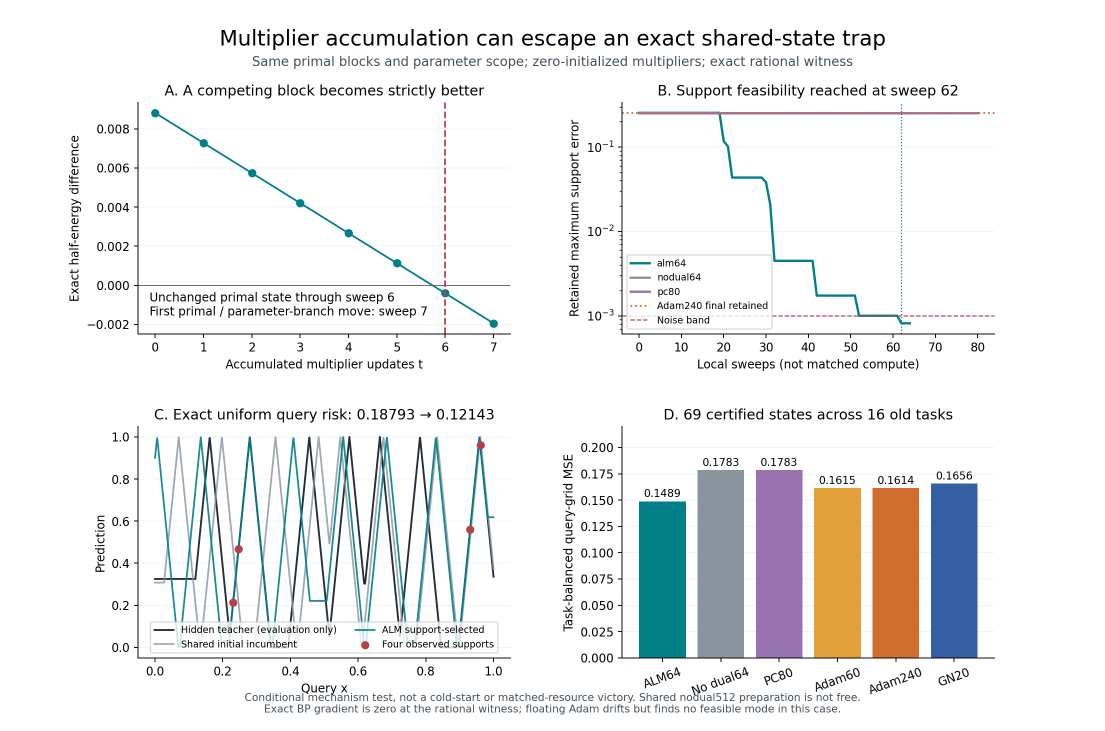
#> input picture paper_claude/figures/mechanism-witness.png, 2210 x 1462 px (shown at 1/2 size)
$ python build_paper_figures.py
#> lines starting #> are read from the running program, lines starting #| are printed output that depends on the picture
from pathlib import Path

import matplotlib.pyplot as plt
import numpy as np
from PIL import Image


ROOT = Path(__file__).resolve().parents[1]
OUT = ROOT / "figures" / "confirmation-key-contrasts.png"
MECHANISM_FULL = ROOT / "figures" / "mechanism-witness.png"
MECHANISM_ESCAPE = ROOT / "figures" / "mechanism-escape.png"

# Values are copied from the frozen 8,192-task confirmation report.
# Difference is primary minus control; negative favors the primary method.
rows = [
    ("Archive only", -0.002188720661, -0.002518017629, -0.001865434101, -0.001718500368),
    ("Ordinary PC", -0.001484161731, -0.001794663813, -0.001179734456, -0.001042235502),
    ("No dual", -0.001575840633, -0.001858519237, -0.001300355152, -0.001179066439),
    ("Adam 60", -0.000055564991, -0.000350296342, 0.000237477836, 0.000376452193),
    ("Adam 120", -0.000034726878, -0.000326595714, 0.000255885251, 0.000395675547),
    ("Adam 240", -0.000029947868, -0.000322913518, 0.000261232133, 0.000400454486),
    ("Adam 480", -0.000025610286, -0.000318054241, 0.000264401156, 0.000404153882),
    ("Plain ALM 64", -0.002940045732, -0.003357439482, -0.002527844555, -0.002342447370),
    ("Plain ALM 128", -0.001900211106, -0.002294668223, -0.001511927676, -0.001327432189),
]

labels = [row[0] for row in rows][::-1]
mean = np.array([row[1] for row in rows][::-1]) * 1e3
lo = np.array([row[2] for row in rows][::-1]) * 1e3
hi = np.array([row[3] for row in rows][::-1]) * 1e3
upper = np.array([row[4] for row in rows][::-1]) * 1e3
passed = upper < 0
y = np.arange(len(labels))

fig, ax = plt.subplots(figsize=(8.0, 4.8), constrained_layout=True)
ax.axvline(0, color="#b94a48", linestyle="--", linewidth=1.2)
for i in range(len(labels)):
    color = "#1b877c" if passed[i] else "#7e848b"
    ax.plot([lo[i], hi[i]], [y[i], y[i]], color=color, linewidth=2.2)
    ax.scatter(mean[i], y[i], s=42, color=color, zorder=3)
    ax.scatter(upper[i], y[i], s=54, marker=">", color=color, zorder=3)

ax.set_yticks(y, labels)
ax.set_xlabel(r"Primary minus control query MSE ($\times 10^{-3}$; negative favors primary)")
ax.set_title("Frozen confirmation: selected preregistered contrasts")
ax.grid(axis="x", alpha=0.2)
for spine in ("top", "right"):
    ax.spines[spine].set_visible(False)

fig.savefig(OUT, dpi=240, facecolor="white")
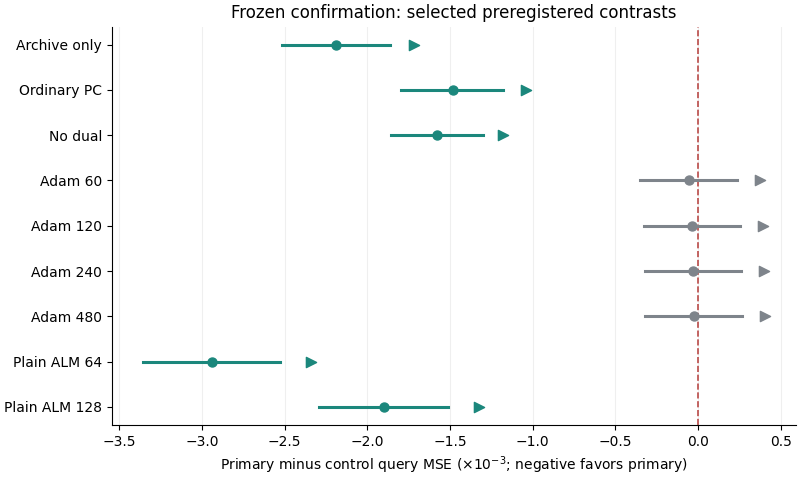
#> figure drawn by matplotlib, 1 panel
plt.close(fig)

with Image.open(MECHANISM_FULL) as image:
#> image is the input picture: PIL image 2210x1462 RGBA; mean R, G, B, A 237.1, 237.7, 237.8, 255
    image.crop((0, 0, image.width, 760)).save(MECHANISM_ESCAPE)
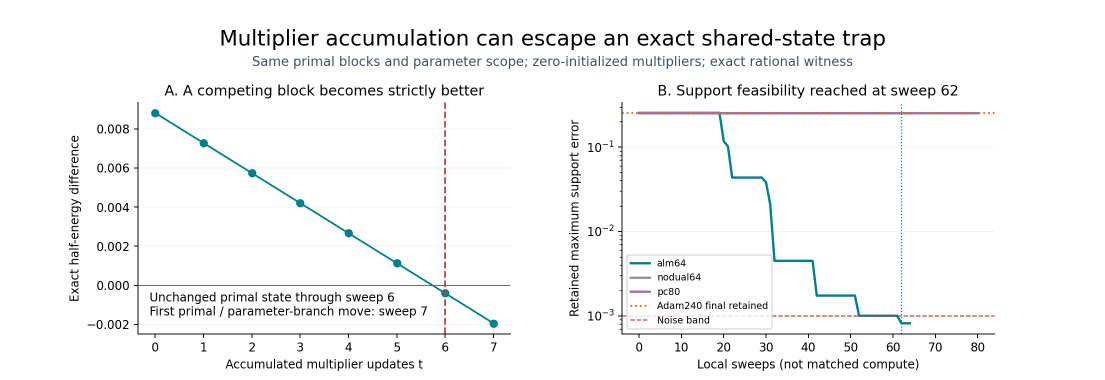
#> saved as mechanism-escape.png: PIL image 2210x760 RGBA (shown at 1/2 size); mean R, G, B, A 246, 246.4, 246.5, 255

$ run again, with paper_claude/figures/fig_controlled.png copied over paper_claude/figures/mechanism-witness.png
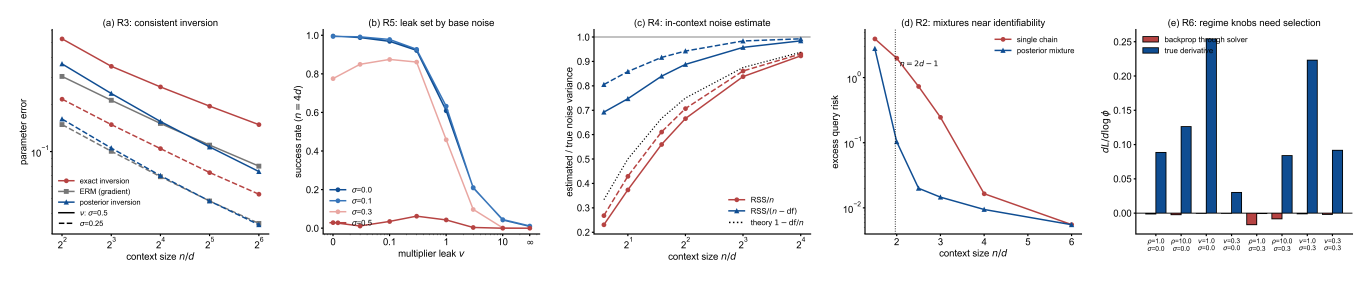
#> input picture paper_claude/figures/fig_controlled.png, 9600 x 1980 px (shown at 1/7 size)
#> image is the input picture: PIL image 9600x1980 RGBA; mean R, G, B, A 242.8, 243.2, 244.7, 255
#> `image.crop((0, 0, image.width, 760)).save(MECHANISM_ESCAPE)`:
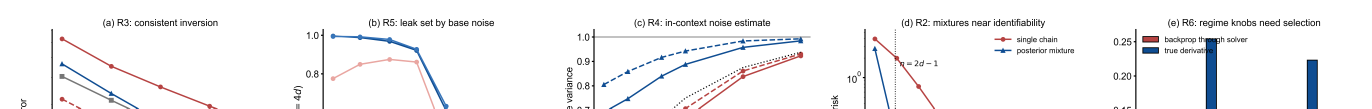
#> saved as mechanism-escape.png: PIL image 9600x760 RGBA (shown at 1/7 size); mean R, G, B, A 245, 245.2, 246.3, 255

$ run again, with paper_claude/figures/fig_real.png copied over paper_claude/figures/mechanism-witness.png
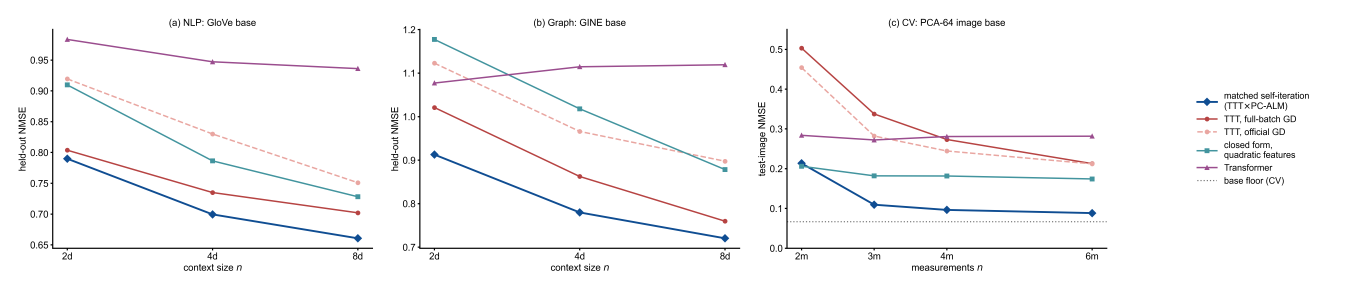
#> input picture paper_claude/figures/fig_real.png, 9600 x 2040 px (shown at 1/7 size)
#> image is the input picture: PIL image 9600x2040 RGBA; mean R, G, B, A 248.9, 248.7, 249.3, 255
#> `image.crop((0, 0, image.width, 760)).save(MECHANISM_ESCAPE)`:
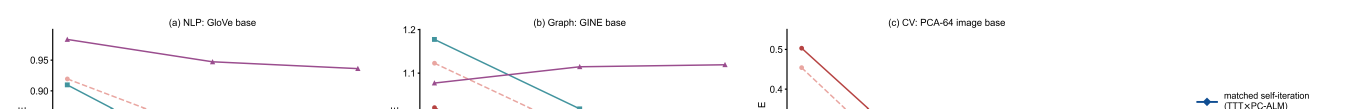
#> saved as mechanism-escape.png: PIL image 9600x760 RGBA (shown at 1/7 size); mean R, G, B, A 251.4, 250.8, 251.3, 255
